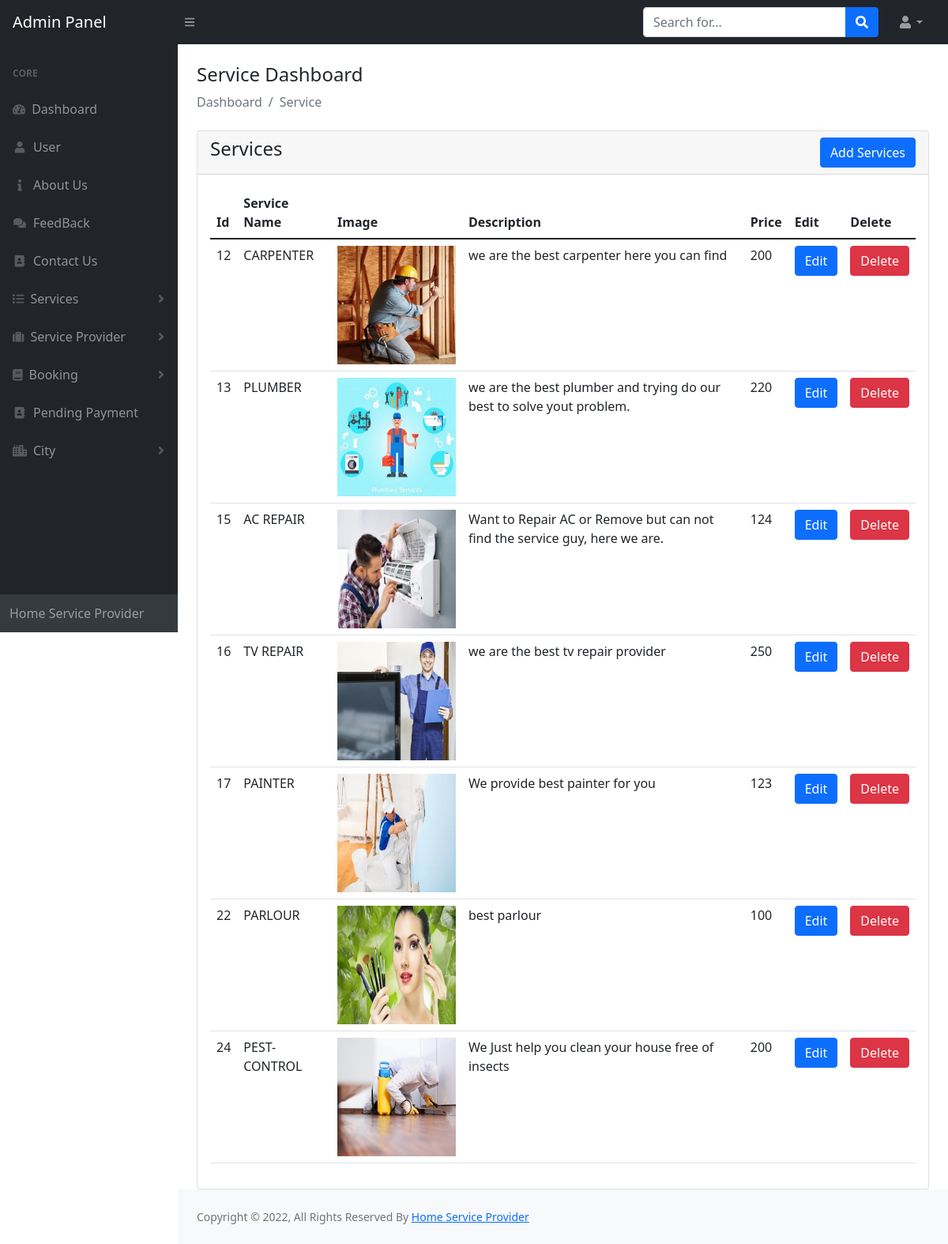
The app's page /admin/service.php with its own data.
### tables this page shows
CREATE TABLE `services` (
  `sid` int(11) NOT NULL,
  `s_name` varchar(500) NOT NULL,
  `description` mediumtext NOT NULL,
  `s_img` varchar(500) NOT NULL,
  `visiting_price` varchar(100) NOT NULL
);

### admin/service.php (the view, shortened to what this page needs)
<?php
include('includes/conn.php');
$query = "SELECT * FROM services";
$query_run = mysqli_query($conn, $query);
?>
<?php
include('includes/header.php');
?>
<div class="container-fluid px-4">
     <h4 class="mt-4">Service Dashboard</h4>
     <ol class="breadcrumb mb-4">
         <li class="breadcrumb-item active">Dashboard</li>
         <li class="breadcrumb-item active">Service</li>
     </ol>
     <div class="row">
        <div class="col-md-12">
            <div class="card">
                <div class="card-header">
                    <h4>Services
                        <a href="add-service.php" class="btn btn-primary float-end">Add Services</a>
                    </h4>
                </div>
                <div class="card-body">
                    <table class="table table-resposive">
                        <thead>
                            <tr>
                                <th>Id</th>
                                <th>Service Name</th>
                                <th>Image</th>
                                <th>Description</th>
                                <th>Price</th>
                                <th>Edit</th>
                                <th>Delete</th>
                            </tr>
                        </thead>
                        <tbody>
                        <?php
                          if(mysqli_num_rows($query_run) > 0)
                          {
                              while($row = mysqli_fetch_assoc($query_run))
                              {
                                  ?>
                            <tr>
                                <td><?php echo $row['sid']; ?></td>
                                <td><?php echo $row['s_name']; ?></td>
                                <td><span ><img src="../gallery/<?php echo $row['s_img']; ?>" height="150" width="150"/></span></td>
                                <td><?php echo $row['description']; ?></td>
                                <td><?php echo $row['visiting_price']; ?></td>
                                <td>
                                    <form action="edit-service.php" method="POST">
                                        <button type="submit" name="edit_btn" class="btn btn-primary">Edit</button>
                                   </form>
                                </td>
                                <td>
                                    <form action="code.php" method="POST">
                                        <button type="submit" name="delete_btn" class="btn btn-danger">Delete</button>
                                   </form>
                                </td>
                            </tr>
                            <?php
                        }
                    }
                    else
                    {
                        echo "NO record found";
                    }
                    ?>
                        </tbody>
                    </table>
                </div>
            </div>
        </div>
     </div>
<?php
include('includes/footer.php');
include('includes/scripts.php');
?>

### records on screen
services: sid "12", s_name "CARPENTER", s_img (picture), description "we are the best carpenter here you can find", visiting_price "200"
services: sid "13", s_name "PLUMBER", s_img (picture), description "we are the best plumber and trying do our best to solve yout problem.", visiting_price "220"
services: sid "15", s_name "AC REPAIR", s_img (picture), description "Want to Repair AC or Remove but can not find the service guy, here we are.", visiting_price "124"
services: sid "16", s_name "TV REPAIR", s_img (picture), description "we are the best tv repair provider", visiting_price "250"
services: sid "17", s_name "PAINTER", s_img (picture), description "We provide best painter for you", visiting_price "123"
services: sid "22", s_name "PARLOUR", s_img (picture), description "best parlour", visiting_price "100"
services: sid "24", s_name "PEST-CONTROL", s_img (picture), description "We Just help you clean your house free of insects", visiting_price "200"
